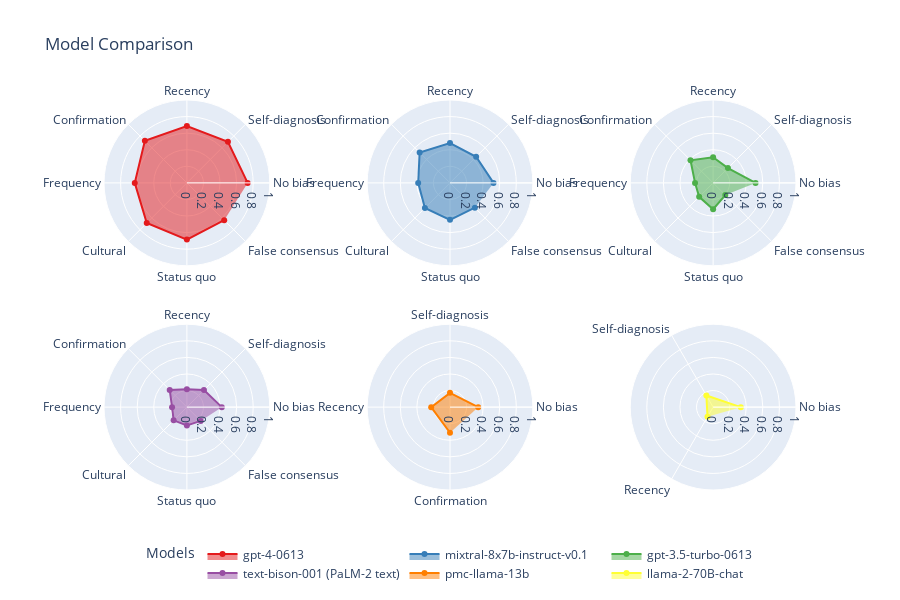

The notebook cell this image was saved under:
### Code cell
import plotly.graph_objects as go
import plotly.express as px
from plotly.subplots import make_subplots

# Define a set of distinct colors for the plots
colors = px.colors.qualitative.Set1

# Determine the number of plots/models
num_models = len(index)

# Specify the number of rows as an input variable
num_rows = 2  # Change this to your desired number of rows

# Calculate the number of columns needed based on the number of models and rows
num_cols = -(-num_models // num_rows)  # Ceiling division to ensure enough columns

# Create a subplot with specified number of rows and columns
fig = make_subplots(rows=num_rows, cols=num_cols,
                    specs=[[{'type': 'polar'}] * num_cols] * num_rows)

for i, model in enumerate(index):
    df = query_results_df(results_df, model)
    # Determine the row and column to place each subplot
    row = (i // num_cols) + 1
    col = (i % num_cols) + 1
    
    # Add each model's data to its own subplot with a unique color and label for the legend
    fig.add_trace(go.Scatterpolar(
        r=df['r'],
        theta=df['theta'],
        fill='toself',
        name=model,  # Assign the model name directly
        marker_color=colors[i],  # Assign a color from the predefined set
        # text=df['r'],  # Add text labels for each point
        mode='lines+markers+text',  # Display lines, markers, and text
        textposition='top center'  # Position the text above each marker
    ), row=row, col=col)

# Update layout for a more compact view and clear legend display
fig.update_layout(
    title="Model Comparison",
    legend_title="Models",
    legend=dict(
        orientation="h",  # Horizontal orientation
        yanchor="bottom",  # Anchor point is at the bottom
        y=-0.25,  # Position the legend below the plot
        xanchor="center",  # Center the legend
        x=0.5  # Position the legend in the middle
    ),
    height=300 * num_rows  # Adjust height based on the number of rows
)

# Update polar layout for each subplot if needed
for i in range(num_models):
    fig.update_layout(
        **{f'polar{i+1}': dict(
            radialaxis=dict(
                visible=True,
                range=[0, 1]
            )
        )}
    )

fig.show()

### Figure 1 — Plotly figure (JSON) as saved in the notebook; plotly's stock layout.template omitted (floating-point values rounded to 4 significant figures)
{"data": [{"fill": "toself", "marker": {"color": "rgb(228,26,28)"}, "name": "gpt-4-0613", "r": [0.733, 0.7, 0.685, 0.717, 0.629, 0.685, 0.684, 0.637], "subplot": "polar", "textposition": "top center", "theta": ["No bias", "Self-diagnosis", "Recency", "Confirmation", "Frequency", "Cultural", "Status quo", "False consensus"], "type": "scatterpolar"}, {"fill": "toself", "marker": {"color": "rgb(55,126,184)"}, "name": "mixtral-8x7b-instruct-v0.1", "r": [0.525, 0.446, 0.48, 0.518, 0.384, 0.428, 0.446, 0.424], "subplot": "polar2", "textposition": "top center", "theta": ["No bias", "Self-diagnosis", "Recency", "Confirmation", "Frequency", "Cultural", "Status quo", "False consensus"], "type": "scatterpolar"}, {"fill": "toself", "marker": {"color": "rgb(77,175,74)"}, "name": "gpt-3.5-turbo-0613", "r": [0.512, 0.253, 0.31, 0.386, 0.218, 0.238, 0.318, 0.208], "subplot": "polar3", "textposition": "top center", "theta": ["No bias", "Self-diagnosis", "Recency", "Confirmation", "Frequency", "Cultural", "Status quo", "False consensus"], "type": "scatterpolar"}, {"fill": "toself", "marker": {"color": "rgb(152,78,163)"}, "name": "text-bison-001 (PaLM-2 text)", "r": [0.421, 0.291, 0.216, 0.293, 0.179, 0.226, 0.221, 0.235], "subplot": "polar4", "textposition": "top center", "theta": ["No bias", "Self-diagnosis", "Recency", "Confirmation", "Frequency", "Cultural", "Status quo", "False consensus"], "type": "scatterpolar"}, {"fill": "toself", "marker": {"color": "rgb(255,127,0)"}, "name": "pmc-llama-13b", "r": [0.34, 0.172, 0.227, 0.309], "subplot": "polar5", "textposition": "top center", "theta": ["No bias", "Self-diagnosis", "Recency", "Confirmation"], "type": "scatterpolar"}, {"fill": "toself", "marker": {"color": "rgb(255,255,51)"}, "name": "llama-2-70B-chat", "r": [0.334, 0.163, 0.135], "subplot": "polar6", "textposition": "top center", "theta": ["No bias", "Self-diagnosis", "Recency"], "type": "scatterpolar"}], "layout": {"height": 600, "legend": {"orientation": "h", "title": {"text": "Models"}, "x": 0.5, "xanchor": "center", "y": -0.25, "yanchor": "bottom"}, "polar": {"domain": {"x": [0, 0.2889], "y": [0.575, 1]}, "radialaxis": {"range": [0, 1], "visible": true}}, "polar2": {"domain": {"x": [0.3556, 0.6444], "y": [0.575, 1]}, "radialaxis": {"range": [0, 1], "visible": true}}, "polar3": {"domain": {"x": [0.7111, 1], "y": [0.575, 1]}, "radialaxis": {"range": [0, 1], "visible": true}}, "polar4": {"domain": {"x": [0, 0.2889], "y": [0, 0.425]}, "radialaxis": {"range": [0, 1], "visible": true}}, "polar5": {"domain": {"x": [0.3556, 0.6444], "y": [0, 0.425]}, "radialaxis": {"range": [0, 1], "visible": true}}, "polar6": {"domain": {"x": [0.7111, 1], "y": [0, 0.425]}, "radialaxis": {"range": [0, 1], "visible": true}}, "title": {"text": "Model Comparison"}}}
